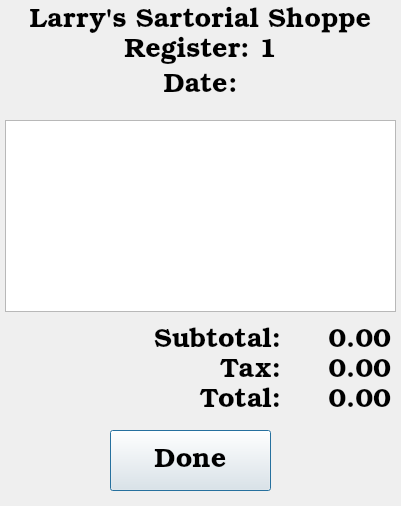
<?xml version="1.0" encoding="UTF-8"?>
<ui version="4.0">
 <class>receipt</class>
 <widget class="QDialog" name="receipt">
  <property name="geometry">
   <rect>
    <x>0</x>
    <y>0</y>
    <width>401</width>
    <height>506</height>
   </rect>
  </property>
  <property name="font">
   <font>
    <family>Bookman Old Style</family>
    <pointsize>20</pointsize>
   </font>
  </property>
  <property name="windowTitle">
   <string>Customer Receipt</string>
  </property>
  <widget class="QLabel" name="label">
   <property name="geometry">
    <rect>
     <x>0</x>
     <y>0</y>
     <width>401</width>
     <height>41</height>
    </rect>
   </property>
   <property name="text">
    <string>Larry's Sartorial Shoppe</string>
   </property>
   <property name="alignment">
    <set>Qt::AlignCenter</set>
   </property>
  </widget>
  <widget class="QLabel" name="label_2">
   <property name="geometry">
    <rect>
     <x>0</x>
     <y>30</y>
     <width>401</width>
     <height>41</height>
    </rect>
   </property>
   <property name="text">
    <string>Register: 1</string>
   </property>
   <property name="alignment">
    <set>Qt::AlignCenter</set>
   </property>
  </widget>
  <widget class="QLabel" name="label_3">
   <property name="geometry">
    <rect>
     <x>0</x>
     <y>70</y>
     <width>401</width>
     <height>31</height>
    </rect>
   </property>
   <property name="text">
    <string>Date:</string>
   </property>
   <property name="alignment">
    <set>Qt::AlignCenter</set>
   </property>
  </widget>
  <widget class="QTableWidget" name="items_table">
   <property name="geometry">
    <rect>
     <x>5</x>
     <y>120</y>
     <width>391</width>
     <height>192</height>
    </rect>
   </property>
  </widget>
  <widget class="QLabel" name="lbl_tax">
   <property name="geometry">
    <rect>
     <x>130</x>
     <y>350</y>
     <width>151</width>
     <height>41</height>
    </rect>
   </property>
   <property name="font">
    <font>
     <family>Bookman Old Style</family>
     <pointsize>20</pointsize>
    </font>
   </property>
   <property name="text">
    <string>Tax:</string>
   </property>
   <property name="alignment">
    <set>Qt::AlignRight|Qt::AlignTrailing|Qt::AlignVCenter</set>
   </property>
  </widget>
  <widget class="QLabel" name="lbl_total_amt">
   <property name="geometry">
    <rect>
     <x>280</x>
     <y>380</y>
     <width>111</width>
     <height>41</height>
    </rect>
   </property>
   <property name="font">
    <font>
     <family>Bookman Old Style</family>
     <pointsize>20</pointsize>
    </font>
   </property>
   <property name="text">
    <string>0.00</string>
   </property>
   <property name="alignment">
    <set>Qt::AlignRight|Qt::AlignTrailing|Qt::AlignVCenter</set>
   </property>
  </widget>
  <widget class="QLabel" name="lbl_tax_amt">
   <property name="geometry">
    <rect>
     <x>280</x>
     <y>350</y>
     <width>111</width>
     <height>41</height>
    </rect>
   </property>
   <property name="font">
    <font>
     <family>Bookman Old Style</family>
     <pointsize>20</pointsize>
    </font>
   </property>
   <property name="text">
    <string>0.00</string>
   </property>
   <property name="alignment">
    <set>Qt::AlignRight|Qt::AlignTrailing|Qt::AlignVCenter</set>
   </property>
  </widget>
  <widget class="QLabel" name="lbl_subtotal">
   <property name="geometry">
    <rect>
     <x>130</x>
     <y>320</y>
     <width>151</width>
     <height>41</height>
    </rect>
   </property>
   <property name="font">
    <font>
     <family>Bookman Old Style</family>
     <pointsize>20</pointsize>
    </font>
   </property>
   <property name="text">
    <string>Subtotal:</string>
   </property>
   <property name="alignment">
    <set>Qt::AlignRight|Qt::AlignTrailing|Qt::AlignVCenter</set>
   </property>
  </widget>
  <widget class="QLabel" name="lbl_subtotal_amt">
   <property name="geometry">
    <rect>
     <x>280</x>
     <y>320</y>
     <width>111</width>
     <height>41</height>
    </rect>
   </property>
   <property name="font">
    <font>
     <family>Bookman Old Style</family>
     <pointsize>20</pointsize>
    </font>
   </property>
   <property name="text">
    <string>0.00</string>
   </property>
   <property name="alignment">
    <set>Qt::AlignRight|Qt::AlignTrailing|Qt::AlignVCenter</set>
   </property>
  </widget>
  <widget class="QLabel" name="lbl_total">
   <property name="geometry">
    <rect>
     <x>130</x>
     <y>380</y>
     <width>151</width>
     <height>41</height>
    </rect>
   </property>
   <property name="font">
    <font>
     <family>Bookman Old Style</family>
     <pointsize>20</pointsize>
    </font>
   </property>
   <property name="text">
    <string>Total:</string>
   </property>
   <property name="alignment">
    <set>Qt::AlignRight|Qt::AlignTrailing|Qt::AlignVCenter</set>
   </property>
  </widget>
  <widget class="QPushButton" name="btn_done">
   <property name="geometry">
    <rect>
     <x>110</x>
     <y>430</y>
     <width>161</width>
     <height>61</height>
    </rect>
   </property>
   <property name="text">
    <string>Done</string>
   </property>
  </widget>
 </widget>
 <resources/>
 <connections/>
</ui>
